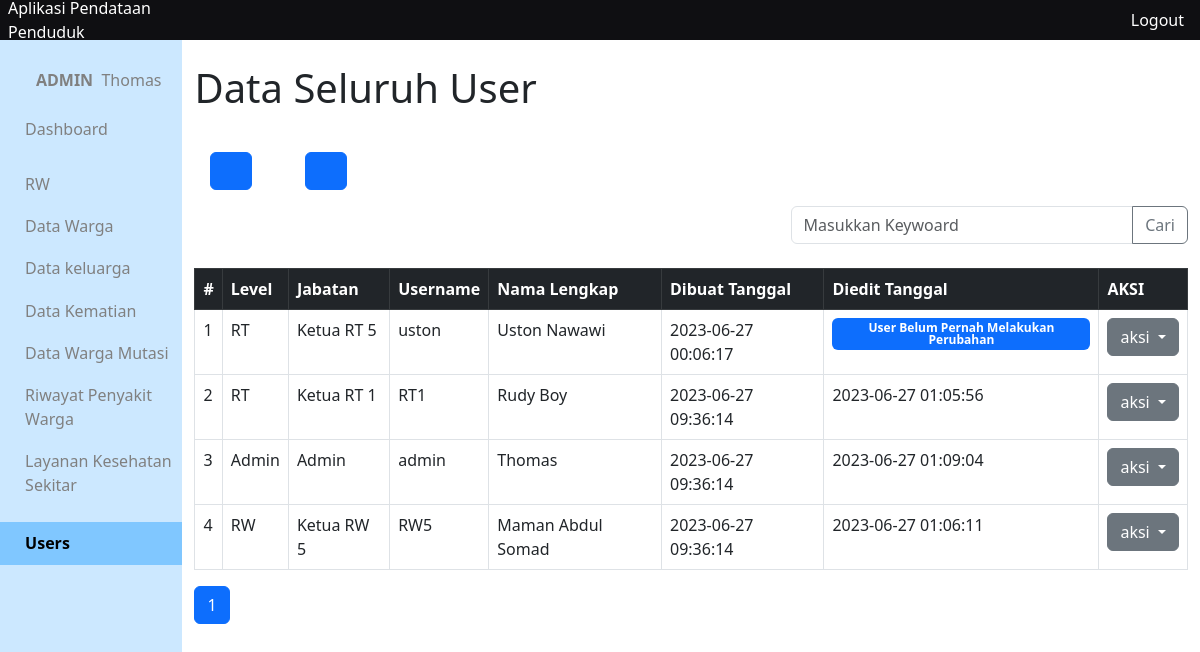
The page /app/views/user/ (signed in) on the database its author committed.
### tables this page shows
CREATE TABLE `users` (
  `id_user` int(10) NOT NULL,
  `level_user` varchar(50) DEFAULT NULL,
  `jabatan` varchar(50) DEFAULT NULL,
  `nama_lengkap` varchar(100) DEFAULT NULL,
  `username` varchar(100) DEFAULT NULL,
  `password` varchar(300) DEFAULT NULL,
  `created_at` timestamp NULL DEFAULT current_timestamp(),
  `updated_at` timestamp NULL DEFAULT current_timestamp()
);

### app/functions/user/function-crud.php (called while the page is built, shortened)
<?php
require_once __DIR__."/../main-function.php";
function getAllUser(){
	$query = "SELECT * FROM users";
	return query($query);
}
function getAllUserPaginated($mulaiDari, $jumlahTampil){
	$query = "SELECT * FROM users ORDER BY created_at  ASC LIMIT $mulaiDari, $jumlahTampil";
	return query($query);
}

### app/functions/main-function.php (called while the page is built, shortened)
<?php
$conn = mysqli_connect("localhost", "root", '', "data_penduduk");
function query($query)
{
	global $conn;
	$result = mysqli_query($conn, $query);
	$rows = [];
		while( $row = mysqli_fetch_assoc($result) ) {
			$rows[] = $row;
		}
	return $rows;
}

### app/views/user/index.php (the view, shortened to what this page needs)
<?php include_once '../layouts/header.php' ?>
<?php include_once '../layouts/side-bar.php' ?>
<div class="container">
<?php
$jumlahUser = count(getAllUser());
$jumlahDataPerhalaman = 10;
$jumlahHalaman = ceil($jumlahUser / $jumlahDataPerhalaman);
$halamanAktif = ( isset($_GET['page']) ? $halamanAktif = $_GET['page'] : $halamanAktif = 1);
$mulaiDari = ($halamanAktif * $jumlahDataPerhalaman) - $jumlahDataPerhalaman;
$users = getAllUserPaginated($mulaiDari, $jumlahDataPerhalaman);
 ?>
	<h1 class="my-4">Data Seluruh User</h1>
	<?php if ($_SESSION['level'] == 'Admin'): ?>
		<?php include_once '../layouts/menu.php' ?>
	<?php endif ?>
	<?php include_once '../layouts/form-cari.php' ?>
<table class="table table-hover table-bordered mt-2 " >
  <thead>
    <tr class="table-dark">
      <th scope="col">#</th>
      <th scope="col">Level</th>
      <th scope="col">Jabatan</th>
      <th scope="col">Username</th>
      <th scope="col">Nama Lengkap</th>
      <th scope="col">Dibuat Tanggal</th>
      <th scope="col">Diedit Tanggal</th>
      <?php if ($_SESSION['level'] == 'Admin'): ?>
      	<th scope="col">AKSI</th>
      <?php endif ?>
    </tr>
  </thead>
  <tbody>
  	<?php $no =1; ?>
  	<?php foreach ($users as $user): ?>
  	<tr>
  		<td><?= $no++; ?></td>
  		<td><?= $user['level_user'] ?></td>
  		<td><?= $user['jabatan'] ?></td>
  		<td><?= $user['username'] ?></td>
  		<td><?= $user['nama_lengkap'] ?></td>
  		<td><?= $user['created_at'] ?></td>
  		<td>
  			<?php if ($user['updated_at'] == '0000-00-00 00:00:00'): ?>
  				<div class="badge bg-primary text-wrap mb-3">User Belum Pernah Melakukan Perubahan</div>
  			<?php else : ?>
  				<?= $user['updated_at'] ?>
  			<?php endif; ?>
  		</td>
  		<?php if ($_SESSION['level'] == 'Admin') : ?>
  		<td align="center">
      	<div class="dropdown">
    		  <button class="btn btn-secondary dropdown-toggle" type="button" data-bs-toggle="dropdown" aria-expanded="false">
    		    aksi
    		  </button>
    		</div>
        </td>
  		<?php endif; ?>
  	</tr>
  	<?php endforeach ?>
  </tbody>
</table>
<nav aria-label="Page navigation example">
  <ul class="pagination">
    <?php for($i=1; $i <= $jumlahHalaman; $i++) : ?>
    	<li class="page-item">
    		<?php if ($halamanAktif == $i) : ?>
    			<a class="page-link active" href="?page=<?= $i ?>"><?= $i ?></a>
    		<?php else : ?>
    			<a class="page-link" href="?page=<?= $i ?>"><?= $i ?></a>
    		<?php endif; ?>
    	</li>
    <?php endfor; ?>
  </ul>
</nav>
</div>
<?php include_once '../layouts/footer.php' ?>

### app/css/colors.css (style rules this page uses)
:root { --pink: #ecc6b3; --docks: #42506B; --haze: #C6CEFF; --fairy: #45E3FF; --rang1: #CCE8FF; --rang2: #B3DDFF; --rang3: #99D2FF; --rang4: #80C7FF; }

### app/css/style.css (style rules this page uses)
* { margin: 0; padding: 0; }
body { width: 100vw; height: 100vh; }

### rows shown on the page
users: level_user "RT", jabatan "Ketua RT 5", username "uston", nama_lengkap "Uston Nawawi", created_at "2023-06-27 00:06:17", shows "User Belum Pernah Melakukan Perubahan"
users: level_user "RT", jabatan "Ketua RT 1", username "RT1", nama_lengkap "Rudy Boy", created_at "2023-06-27 09:36:14", updated_at "2023-06-27 01:05:56"
users: level_user "Admin", jabatan "Admin", username "admin", nama_lengkap "Thomas", created_at "2023-06-27 09:36:14", updated_at "2023-06-27 01:09:04"
users: level_user "RW", jabatan "Ketua RW 5", username "RW5", nama_lengkap "Maman Abdul Somad", created_at "2023-06-27 09:36:14", updated_at "2023-06-27 01:06:11"

### other values the page prints
$_SESSION['level'] "ADMIN"
$_SESSION['nama'] "Thomas"
